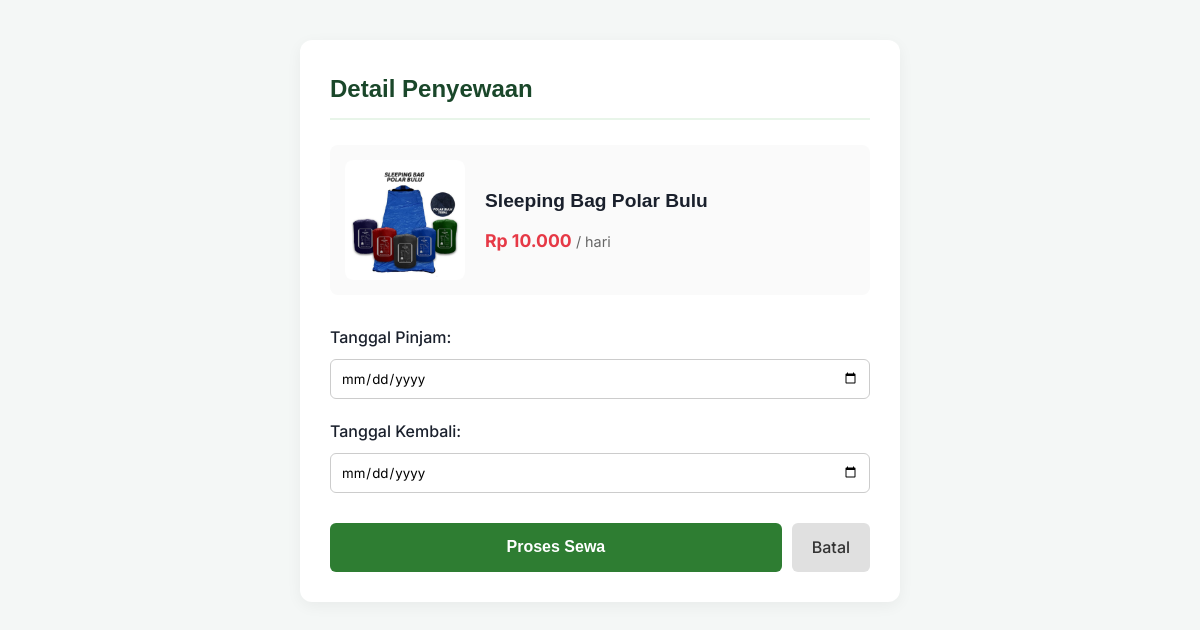
The page /sewa.php?id=3 on the database its author committed.
### tables this page shows
CREATE TABLE `produk` (
  `id`             int(11)              NOT NULL AUTO_INCREMENT,
  `nama_produk`    varchar(150)         NOT NULL,
  `harga_per_hari` int(11)              NOT NULL,
  `status`         enum('tersedia','disewa') NOT NULL DEFAULT 'tersedia',
  `gambar`         varchar(255)         DEFAULT NULL,
  `created_at`     timestamp            NOT NULL DEFAULT current_timestamp(),
  PRIMARY KEY (`id`)
);

### sewa.php (the view, shortened to what this page needs)
<?php
require_once 'koneksi.php';
$id_produk = mysqli_real_escape_string($conn, $_GET['id']);
$query = mysqli_query($conn, "SELECT * FROM produk WHERE id = '$id_produk'");
$produk = mysqli_fetch_assoc($query);
?>
<!DOCTYPE html>
<html lang="id">
<head>
    <link rel="stylesheet" href="assets/css/style.css">
</head>
<body style="font-family: 'Inter', sans-serif; background-color: #f4f7f6; padding: 40px 20px;">
    <div style="max-width: 600px; margin: 0 auto; background: #fff; padding: 30px; border-radius: 12px; box-shadow: 0 4px 15px rgba(0,0,0,0.05);">
        <h2 style="color: #1a472a; margin-top: 0; margin-bottom: 25px; border-bottom: 2px solid #e8f5e9; padding-bottom: 10px;">
            Detail Penyewaan
        </h2>
        <div style="display: flex; gap: 20px; margin-bottom: 30px; align-items: center; background: #fafafa; padding: 15px; border-radius: 8px;">
            <img src="assets/images/<?= htmlspecialchars($produk['gambar']) ?>" alt="<?= htmlspecialchars($produk['nama_produk']) ?>" style="width: 120px; height: 120px; object-fit: cover; border-radius: 8px;">
            <div>
                <h3 style="margin: 0 0 10px 0; font-size: 1.2rem;"><?= htmlspecialchars($produk['nama_produk']) ?></h3>
                <p style="margin: 0; font-size: 1.1rem; color: #e63946; font-weight: 700;">
                    Rp <?= number_format($produk['harga_per_hari'], 0, ',', '.') ?> <span style="font-size: 0.9rem; color: #666; font-weight: normal;">/ hari</span>
                </p>
            </div>
        </div>
        <form action="proses_transaksi.php" method="POST">
            <div style="margin-bottom: 20px;">
                <label style="display: block; font-weight: 500; margin-bottom: 8px;">Tanggal Pinjam:</label>
                <input type="date" name="tanggal_pinjam" required style="width: 100%; padding: 10px; border: 1px solid #ccc; border-radius: 6px; box-sizing: border-box; font-family: 'Inter', sans-serif;">
            </div>
            <div style="margin-bottom: 30px;">
                <label style="display: block; font-weight: 500; margin-bottom: 8px;">Tanggal Kembali:</label>
                <input type="date" name="tanggal_kembali" required style="width: 100%; padding: 10px; border: 1px solid #ccc; border-radius: 6px; box-sizing: border-box; font-family: 'Inter', sans-serif;">
            </div>
            <div style="display: flex; gap: 10px;">
                <button type="submit" style="flex: 1; background-color: #2e7d32; color: white; padding: 12px; border: none; border-radius: 6px; font-weight: 600; cursor: pointer; font-size: 1rem;">
                    Proses Sewa
                </button>
                <a href="katalog.php" style="padding: 12px 20px; background-color: #e0e0e0; color: #333; text-decoration: none; border-radius: 6px; font-weight: 500; text-align: center;">
                    Batal
                </a>
            </div>
        </form>
    </div>
</body>
</html>

### assets/css/style.css (style rules this page uses)
:root { --forest: #1b4332; --forest-light: #2d6a4f; --sage: #95d5b2; --cream: #f8f9f3; --orange: #ff8c42; --white: #ffffff; --primary: #2d6a4f; --primary-dark: #1b4332; --bg-light: #f8f9f3; --text-dark: #1a202c; --text-light: #64748b; --accent-orange: #ff8c42; }
*, *::before, *::after { margin: 0; padding: 0; box-sizing: border-box; }
html { scroll-behavior: smooth; }
body { font-family: 'Inter', sans-serif; font-size: 16px; color: var(--text-dark); background-color: var(--bg-light); line-height: 1.6; }
h1, h2, h3, .logo { font-family: 'Poppins', sans-serif; }

### rows shown on the page
produk: gambar+nama_produk (picture), nama_produk "Sleeping Bag Polar Bulu", harga_per_hari "10.000"
